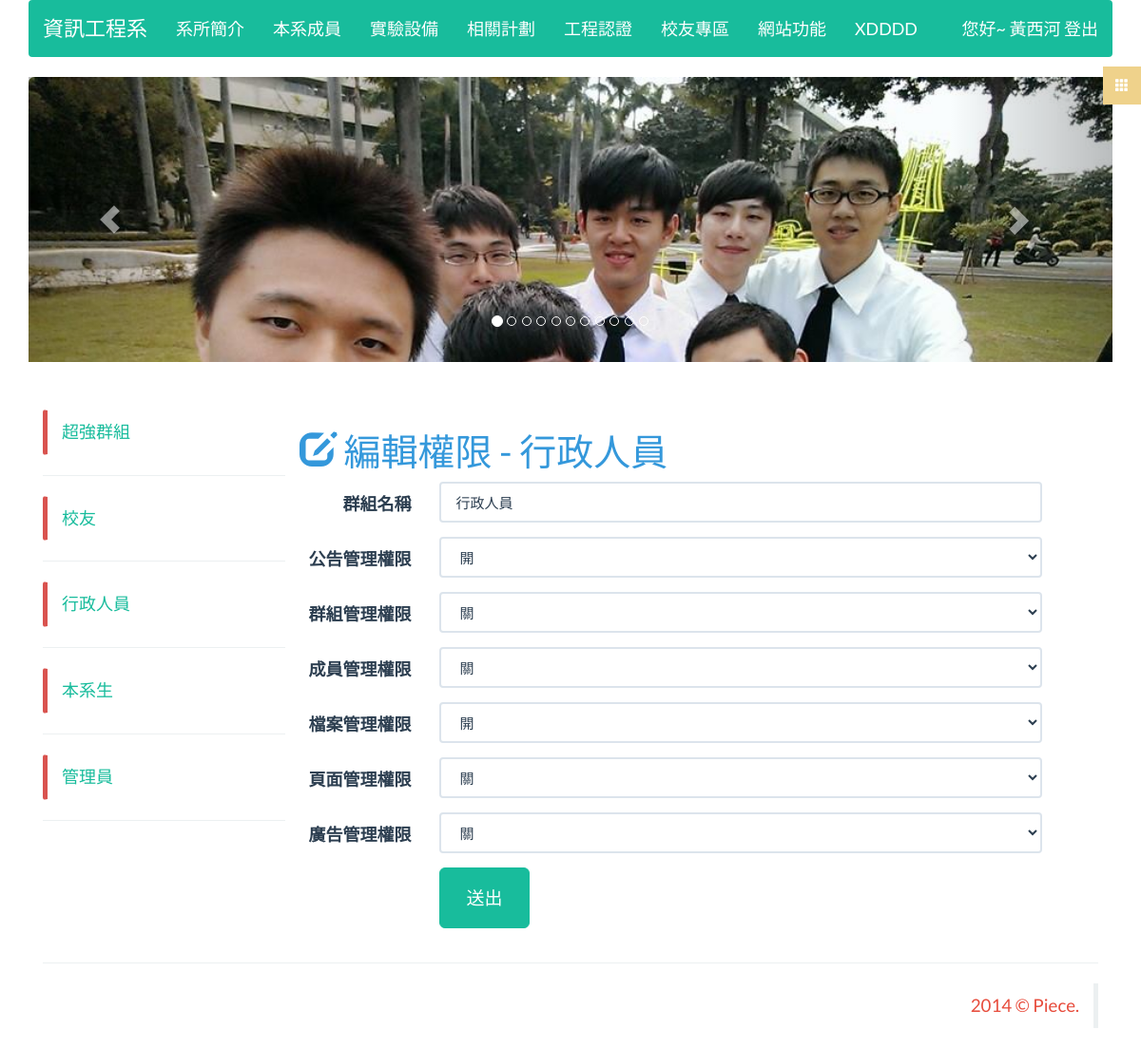
/group/edit_group/4 (signed in), run on the app's committed database.
### tables this page shows
CREATE TABLE IF NOT EXISTS `page` (
`pageId` int(11) NOT NULL,
  `pageName` varchar(100) NOT NULL,
  `pageClass` varchar(100) NOT NULL,
  `pageContent` text NOT NULL
);

CREATE TABLE IF NOT EXISTS `page_category` (
`pageClass` int(11) NOT NULL,
  `pageClassName` varchar(100) NOT NULL
);

CREATE TABLE IF NOT EXISTS `group` (
`groupId` int(11) NOT NULL,
  `groupName` varchar(100) NOT NULL,
  `model` tinyint(1) NOT NULL,
  `news_token` tinyint(1) DEFAULT NULL COMMENT '公告管理權限',
  `group_token` tinyint(1) DEFAULT NULL COMMENT '群組管理權限',
  `member_token` tinyint(1) DEFAULT NULL COMMENT '成員管理權限',
  `file_token` tinyint(1) DEFAULT NULL COMMENT '檔案管理權限',
  `page_token` tinyint(1) DEFAULT NULL COMMENT '頁面管理權限',
  `ad_token` tinyint(1) DEFAULT NULL COMMENT '廣告權限'
);

### application/controllers/group.php (called while the page is built, shortened)
<?php if ( ! defined('BASEPATH')) exit('No direct script access allowed');
class Group extends MY_Controller {
	function __construct(){
		parent::__construct();
		$this->load->model('group_model');
		$this->asideQuery = $this->aside_model->select_group();
	}
	public function edit_group($groupId = NULL){
		$data['groupId'] = $groupId;
		$query = $this->group_model->select_data_group_id($data);
		$this->load->view('edit_group', array(
			'query' => $query,
			'asideQuery' => $this->asideQuery,
			'headerQuery' => $this->headerQuery
		));
		return TRUE;
 	}
}

### index.php (called while the page is built, shortened)
<?php
require_once BASEPATH.'core/CodeIgniter.php';

### application/libraries/Session.php (called while the page is built, shortened)
<?php if ( ! defined('BASEPATH')) exit('No direct script access allowed');
class Session
{
    protected $sess_namespace = '';
    protected $store = array();
     private function initialize()
     {
        if (isset($_SESSION[$this->sess_namespace]) ) {
            $this->store = $_SESSION[$this->sess_namespace];
        }
        $destroy = false;
        if (!$destroy) {
            return;
        }
    }
    public function userdata($value)
    {
        if (isset($this->store[$value])) {
            return $this->store[$value];
        } else {
            return false;
        }
    }
    public function set_userdata($data = array(), $value = '')
    {
        if (is_string($data)) {
            $data = array($data => $value);
        }
        foreach ($data as $key => $val) {
            $this->store[$key] = $val;
        }
    }
}

### application/models/header_model.php (called while the page is built, shortened)
<?php if ( ! defined('BASEPATH')) exit('No direct script access allowed');
class header_model extends CI_Model{
	function select_header_data_by_page_category(){
		$this->db->select('*');
		$this->db->from('page');
		$this->db->join('page_category', 'page.pageClass = page_category.pageClass');
		$this->db->order_by("page_category.pageClass","asc");
		$query = $this->db->get();
		return $query->result();
	}
}

### application/core/MY_Controller.php (called while the page is built, shortened)
<?php if ( ! defined('BASEPATH')) exit('No direct script access allowed');
class MY_Controller extends CI_Controller {
	function __construct(){
		$this->header();
	}
	protected function header(){
		$this->headerQuery = $this->header_model->select_header_data_by_page_category();
		return true;
	}
}

### application/models/aside_model.php (called while the page is built, shortened)
<?php if ( ! defined('BASEPATH')) exit('No direct script access allowed');
class Aside_model extends CI_Model{
	function select_group(){
		$this->db->select('groupId AS asideValue, groupName AS asideName');
		$this->db->from('group');
		$this->db->order_by("groupId","desc");
		$query = $this->db->get();
		foreach ($query->result() as $key => $value) {
			$value->asideValue = 'member/show_member/'.$value->asideValue;
		}
		return $query->result();
	}
	function select_file(){
		$this->db->select('fileClass AS asideValue, fileClassName AS asideName');
		$this->db->from('file_category');
		$this->db->order_by("fileClass","desc");
		$query = $this->db->get();
		return $query->result();
	}
}

### application/models/group_model.php (called while the page is built, shortened)
<?php if ( ! defined('BASEPATH')) exit('No direct script access allowed');
class Group_model extends CI_Model{
	function select_data_group_id($data){
		$query = $this->db->get_where('group', array('groupId' => $data['groupId']));
		return $query->row();
	}
}

### application/views/edit_group.php (the view, shortened to what this page needs)
<? @require_once('templates/_header.php');?>
<article class="row wow fadeInUp">
  	<h1 class="text-info"><span class="glyphicon glyphicon-edit"></span>  編輯權限 - <?= $query->groupName;?></h1>
  	<form class="form-horizontal" role="form" method="post" action="<?= base_url('group/editing_group')?>">
  	  <div class="form-group">
  	  	<label class="col-sm-2 control-label">群組名稱</label>
  	  	<div class="col-sm-9">
  	  		<input class="form-control" type="text" name="groupName" value="<?= $query->groupName?>">
  	  	</div>
  	  </div>
  	  <div class="form-group">
  	  	<label class="col-sm-2 control-label">公告管理權限</label>
  	  	<div class="col-sm-9">
	  	  <select class="form-control" name="news_token">
	  	  	<? if($query->news_token == 1){ ?>
	          <option value="1" selected>開</option>
	        <? }else{ ?>
	          <option value="1">開</option>
	        <? } ?>
	      </select>
  	  	</div>
  	  </div>
  	  <div class="form-group">
  	  	<label class="col-sm-2 control-label">群組管理權限</label>
  	  	<div class="col-sm-9">
  		  <select class="form-control" name="group_token">
	  	  	  <option value="0">關</option>
	      </select>
  	  	</div>
  	  </div>
  	  <div class="form-group">
  	  	<label class="col-sm-2 control-label">成員管理權限</label>
  	  	<div class="col-sm-9">
  	  	  <select class="form-control" name="member_token">
	  	  	  <option value="0">關</option>
	      </select>
  	  	</div>
  	  </div>
  	  <div class="form-group">
  	  	<label class="col-sm-2 control-label">檔案管理權限</label>
  	  	<div class="col-sm-9">
  	  	  <select class="form-control" name="file_token">
	  	  	<? if($query->file_token == 1){ ?>
	          <option value="1" selected>開</option>
	        <? }else{ ?>
	          <option value="1">開</option>
	        <? } ?>
	      </select>
  	  	</div>
  	  </div>
  	  <div class="form-group">
  	  	<label class="col-sm-2 control-label">頁面管理權限</label>
  	  	<div class="col-sm-9">
  	  	  <select class="form-control" name="page_token">
	  	  	  <option value="0">關</option>
	      </select>
  	  	</div>
  	  </div>
  	  <div class="form-group">
  	  	<label class="col-sm-2 control-label">廣告管理權限</label>
  	  	<div class="col-sm-9">
  	  	  <select class="form-control" name="ad_token">
	  	  	  <option value="0">關</option>
	      </select>
  	  	</div>
  	  </div>
	  <div class="form-group">
	    <div class="col-sm-offset-2 col-sm-10">
	      <button type="submit" class="btn btn-success btn-lg">送出</button>
	    </div>
	  </div>
	</form>
</article>
<? @require_once('templates/_footer.php');?>

### application/views/templates/_header.php (shortened to what this page needs)
<!DOCTYPE html>
<html>
<head>
  <link rel="stylesheet" type="text/css" href="<?=base_url('asset/css/flatly.bootstrap.min.css')?>">
  <link rel="stylesheet" type="text/css" href="<?=base_url('asset/css/font-awesome.min.css')?>">
  <link rel="stylesheet" type="text/css" href="<?=base_url('asset/css/menu.css')?>">
  <link rel="stylesheet" type="text/css" href="<?=base_url('asset/css/animate.css')?>">
  <link rel="stylesheet" type="text/css" href="<?=base_url('asset/css/piece.css')?>">
</head>
<body>
<div class="container">
<? if($this->session->userdata('account')){ ?>
<nav class="menu" id="theMenu">
  <div id="menuToggle"><span class="glyphicon glyphicon-th"></span></div>
</nav>
<? } ?>
<header class="row" style="margin: 0 0 50px 0;">
  <nav class="navbar navbar-default navbar-inverse" role="navigation" id="nav" style="z-index:1;">
    <div class="navbar-header">
      <a class="navbar-brand" href="<?= base_url('')?>">資訊工程系</a>
    </div>
    <div class="collapse navbar-collapse" id="bs-example-navbar-collapse-1">
      <ul class="nav navbar-nav">
        <ul class="hidden"><li>
        <?php $delay = 0;?>
        <?php $temp = -1?>
        <?php $animate_string = array('bounce', 'flash', 'pulse', 'bounceIn')?>
        <?php $animate_string = $animate_string[array_rand($animate_string)]?>
        <?php foreach ($headerQuery as $key => $value): ?>
          <?php if ($value->pageClass != $temp): ?>
            </ul></li>
            <li class="dropdown wow <?= $animate_string?>" data-wow-delay="<?=$delay+=0.1?>s">
            <a href="#" class="dropdown-toggle btn-hover-success" data-toggle="dropdown"><?= $value->pageClassName?></a>
            <ul class="dropdown-menu wow flipInX">
          <?php endif ?>
          <?php $temp = $value->pageClass; ?>
        <?php endforeach ?>
      </ul></li></ul>
      <?php if ( ! $this->session->userdata('account')): ?>
        <ul class="nav navbar-nav navbar-right">
          <li><a href="#"  data-toggle="modal" data-target="#login_btn">登入</a></li>
        </ul>
      <?php else: ?>
        <ul class="nav navbar-nav navbar-right">
          <li><a href="<?= base_url('user/logout')?>" >您好~ <?= $this->session->userdata('name')?> 登出</a></li>
        </ul>
      <?php endif ?>
    </div>
  </nav>
  <div id="carousel-example-generic" class="carousel slide" data-ride="carousel">
    <ol class="carousel-indicators">
      <li data-target="#carousel-example-generic" data-slide-to="0" class="active"></li>
      <li data-target="#carousel-example-generic" data-slide-to="1"></li>
      <li data-target="#carousel-example-generic" data-slide-to="2"></li>
      <li data-target="#carousel-example-generic" data-slide-to="3"></li>
      <li data-target="#carousel-example-generic" data-slide-to="4"></li>
      <li data-target="#carousel-example-generic" data-slide-to="5"></li>
      <li data-target="#carousel-example-generic" data-slide-to="6"></li>
      <li data-target="#carousel-example-generic" data-slide-to="7"></li>
      <li data-target="#carousel-example-generic" data-slide-to="8"></li>
      <li data-target="#carousel-example-generic" data-slide-to="9"></li>
      <li data-target="#carousel-example-generic" data-slide-to="10"></li>
    </ol>
    <div class="carousel-inner" role="listbox" style="height: 300px;">
      <div class="item active">
        <img src="<?=base_url('asset/img/banner/1.jpg')?>" class="img-rounded" alt="..." style="width:100%; height: 100%;">
      </div>
    </div>
    <a class="left carousel-control" href="#carousel-example-generic" role="button" data-slide="prev">
      <span class="glyphicon glyphicon-chevron-left" aria-hidden="true"></span>
    </a>
    <a class="right carousel-control" href="#carousel-example-generic" role="button" data-slide="next">
      <span class="glyphicon glyphicon-chevron-right" aria-hidden="true"></span>
    </a>
  </div>
</header>
<aside class="col-xs-12 col-sm-3 col-md-3">
  <ul class="nav nav-pills nav-stacked hidden-xs" >
    <?php $delay = 0;?>
    <?php foreach ($asideQuery as $key => $value): ?>
      <li class="wow slideInLeft" data-wow-delay="<?=$delay+=0.1?>s" data-wow-offset="-999" style="border: 1px solid #fff; border-radius:3px; border-left-color: #d9534f; border-left-width: 5px;">
        <a href="<?= base_url($value->asideValue)?>"><?= $value->asideName;?></a>
      </li>
      <hr>
    <?php endforeach ?>
  </ul>
</aside>
<div class="col-xs-12 col-sm-9 col-md-9">

### asset/css/menu.css (style rules this page uses)
.menu { position: fixed; right: -250px; width: 260px; height: 100%; top: 0; z-index: 10; text-align: left; }
.menu, .body-push { -webkit-transition: all .3s ease; -moz-transition: all .3s ease; -ms-transition: all .3s ease; -o-transition: all .3s ease; transition: all .3s ease; }
#menuToggle { position: absolute; top: 70px; left: -30px; z-index: 11; display: block; text-align: center; font-size: 14px; color: #ffffff; width: 40px; height: 40px; line-height: 40px; cursor: pointer; background: rgba(239,210,139,1); -webkit-transition: all .1s ease-in-out; -moz-transition: all .1s ease-in-out; -ms-transition: all .1s ease-in-out; -o-transition: all .1s ease-in-out; transition: all .1s ease-in-out; }

### data on the page
page: page_category.pageClassName "系所簡介"
page: page_category.pageClassName "本系成員"
page: page_category.pageClassName "實驗設備"
page: page_category.pageClassName "相關計劃"
page: page_category.pageClassName "工程認證"
page: page_category.pageClassName "校友專區"
page: page_category.pageClassName "網站功能"
page: page_category.pageClassName "XDDDD"
group: groupName "超強群組"
group: groupName "校友"
group: groupName "行政人員", news_token "開", file_token "開"
group: groupName "本系生"
group: groupName "管理員"

### other printed values
$this->session->userdata('name') "黃西河"
